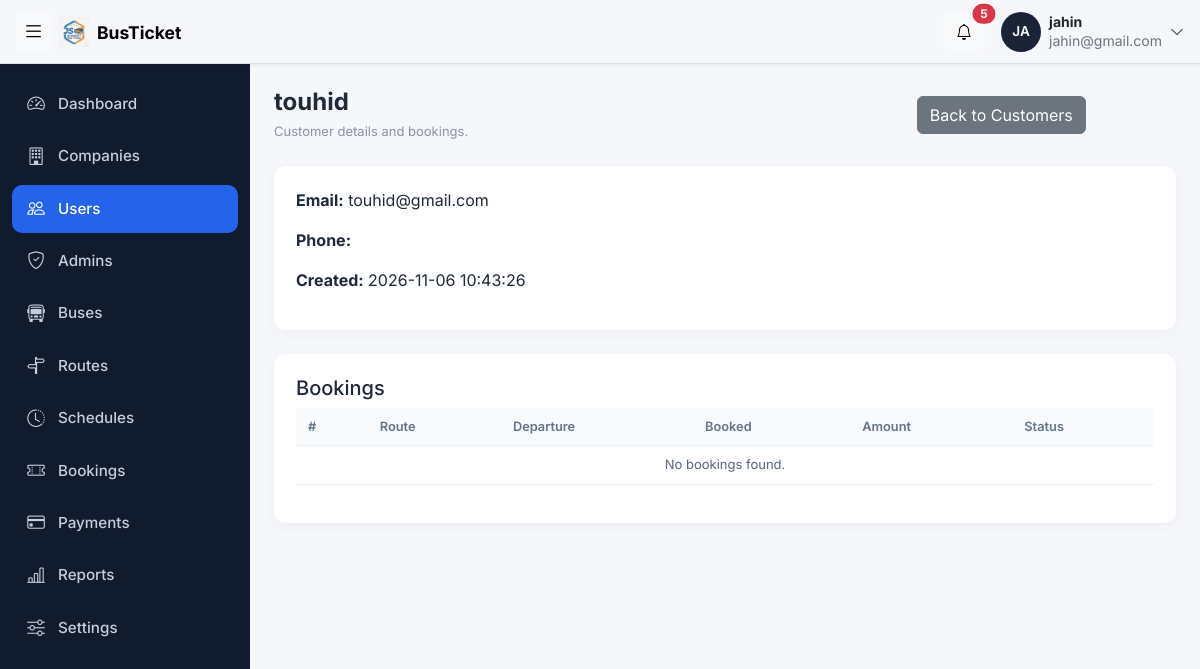
/admin/users_view.php?user_id=4 (signed in), run on the app's committed database.
### tables this page shows
CREATE TABLE `users` (
  `user_id` int(11) NOT NULL,
  `name` varchar(100) NOT NULL,
  `email` varchar(100) NOT NULL,
  `phone` varchar(20) NOT NULL,
  `password` varchar(255) NOT NULL,
  `role` enum('super_admin','company_admin','customer') NOT NULL,
  `company_id` int(11) DEFAULT NULL,
  `created_at` timestamp NOT NULL DEFAULT current_timestamp() ON UPDATE current_timestamp()
);

### admin/users_view.php (the view, shortened to what this page needs)
<?php
include '../config/db.php';
$user_id = $_GET['user_id'];
$sql = "SELECT * FROM users
        WHERE user_id = '$user_id'
        AND role = 'customer'";
$result = $conn->query($sql);
$user = $result->fetch_assoc();
$sql = "SELECT bookings.booking_id, bookings.booking_date,
        bookings.total_amount, bookings.booking_status,
        routes.source, routes.destination, schedules.departure_date
        FROM bookings
        INNER JOIN schedules ON bookings.schedule_id = schedules.schedule_id
        INNER JOIN routes ON schedules.route_id = routes.route_id
        WHERE bookings.user_id = '$user_id'
        ORDER BY bookings.booking_date DESC";
$bookings = $conn->query($sql);
$escape = function ($value) {
    return htmlspecialchars($value);
};
?>
<!DOCTYPE html>
<html lang="en">
<head>
    <?php include '../includes/admin_css.php'; ?>
</head>
<body>
<?php include '../includes/topbar.php'; ?>
<div class="layout">
    <?php include '../includes/adminusersidebar.php'; ?>
    <main class="container-fluid py-4 px-4">
        <div class="page-header">
            <div><h3><?php echo $escape($user['name']); ?></h3><p>Customer details and bookings.</p></div>
            <a class="btn btn-secondary" href="users.php">Back to Customers</a>
        </div>
        <section class="company-card mb-4">
            <p><strong>Email:</strong> <?php echo $escape($user['email']); ?></p>
            <p><strong>Phone:</strong> <?php echo $escape($user['phone']); ?></p>
            <p><strong>Created:</strong> <?php echo $escape($user['created_at']); ?></p>
        </section>
        <section class="company-card">
            <h5>Bookings</h5>
            <div class="table-responsive">
                <table class="table company-table">
                    <thead><tr><th>#</th><th>Route</th><th>Departure</th><th>Booked</th><th>Amount</th><th>Status</th></tr></thead>
                    <tbody>
                    <?php if ($bookings->num_rows === 0) { ?>
                        <tr><td colspan="6" class="text-center">No bookings found.</td></tr>
                    <?php } ?>
                    </tbody>
                </table>
            </div>
        </section>
    </main>
</div>
</body>
</html>

### assets/css/admin.css (style rules this page uses)
:root { --topbar-h: 64px; --sidebar-w: 250px; --sidebar-w-collapsed: 72px; --brand: #2563eb; --ink: #1b2437; --bg: #f4f6fa; }
body { background: var(--bg); color: var(--ink); font-family: "Inter", "Nirmala UI", system-ui, sans-serif; }
.layout { display: flex; min-height: calc(100vh - var(--topbar-h)); margin-top: var(--topbar-h); }
.layout > .sidebar + * { flex: 1; min-width: 0; margin-left: var(--sidebar-w); transition: margin-left .25s ease; }
.table th { font-size: .8rem; color: #5b6679; white-space: nowrap; }
.table td { white-space: nowrap; }

### assets/css/companies.css (style rules this page uses)
body { background: #f5f7fb; font-family: 'Inter', sans-serif; color: #202938; }
.page-header { display: flex; justify-content: space-between; align-items: center; margin-bottom: 25px; width: 90%; }
.page-header h3 { font-size: 24px; font-weight: 700; margin-bottom: 5px; }
.page-header p, .form-heading p { color: #8993a4; font-size: 13px; margin: 0; }
.company-card { background: white; border-radius: 12px; padding: 22px; box-shadow: 0 3px 15px rgba(0,0,0,0.04); }
.company-table { vertical-align: middle; font-size: 13px; width: 100%; }
.company-table thead th { background: #f8fafc; color: #64748b; font-weight: 600; padding: 9px 12px; white-space: nowrap; border-bottom: 1px solid #e8edf3; }
.company-table tbody td { padding: 9px 12px; color: #596579; border-bottom: 1px solid #edf0f4; }
a { text-decoration: none; }

### assets/css/adminbar.css (style rules this page uses)
body { background: #f5f7fb; font-family: 'Inter', sans-serif; color: #202938; }
.page-header { display: flex; justify-content: space-between; align-items: center; margin-bottom: 25px; }
.page-header h3 { font-size: 24px; font-weight: 700; margin-bottom: 5px; }
.page-header p, .form-heading p { color: #8993a4; font-size: 13px; margin: 0; }
.company-card { background: white; border-radius: 12px; padding: 22px; box-shadow: 0 3px 15px rgba(0,0,0,0.04); }
.company-table { vertical-align: middle; font-size: 13px; width: 100%; }
.company-table thead th { background: #f8fafc; color: #64748b; font-weight: 600; padding: 9px 12px; white-space: nowrap; border-bottom: 1px solid #e8edf3; }
.company-table tbody td { padding: 9px 12px; color: #596579; border-bottom: 1px solid #edf0f4; }
a { text-decoration: none; }

### data on the page
users: name "touhid", email "touhid@gmail.com", created_at "2026-11-06 10:43:26"

### other printed values
substr($_SESSION['name'], 0, 2) "JA"
$_SESSION['name'] "jahin"
$_SESSION['email'] "jahin@gmail.com"
